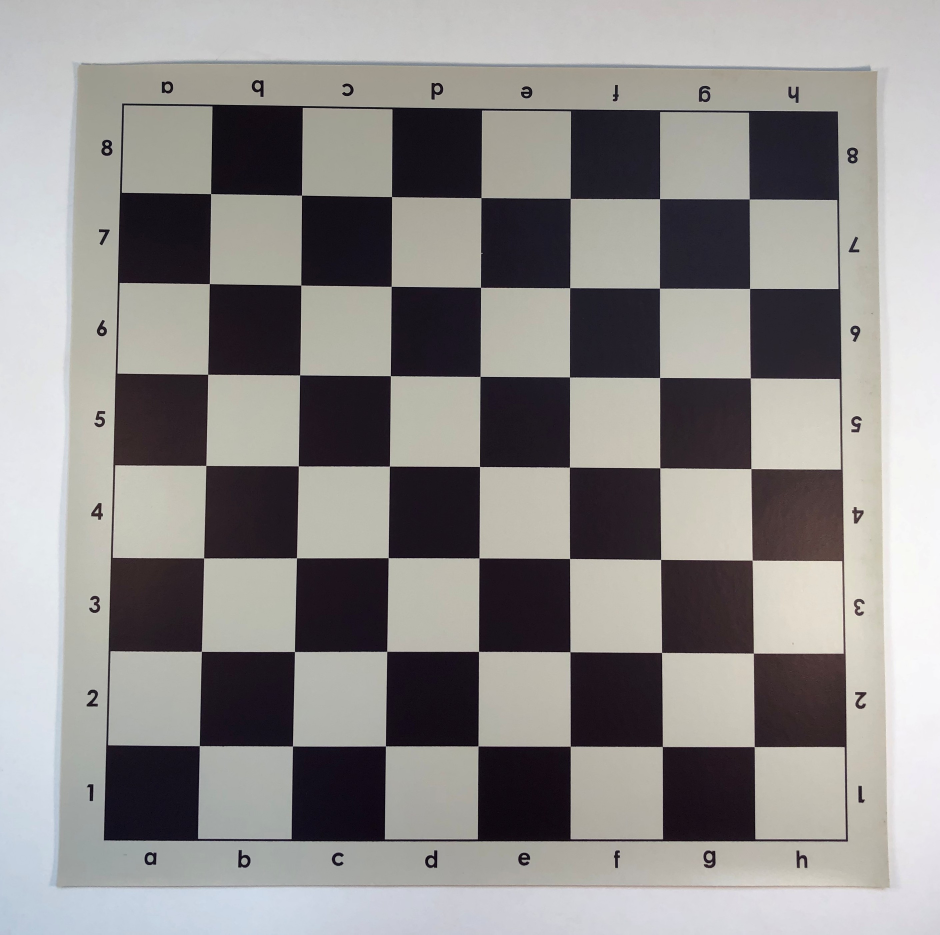
#> input picture pic2.jpg, 2820 x 2803 px, given in place of the camera (shown at 1/3 size)
$ python part1.py   (older library calls are emulated)
#> lines starting #> are read from the running program, lines starting #| are printed output that depends on the picture; after the words box and inside, x2 and y2 are one past the last pixel; in counts of white or black regions, pixels touching at a corner belong together
#> in get_frames, img is the input picture: shape (2803, 2820, 3); mean B, G, R 139.1, 140.5, 143
#> (key q is pressed here)
import numpy as np
import matplotlib.pyplot as plt
import cv2

def find_board_contour(img):
    gray = cv2.cvtColor(img, cv2.COLOR_BGR2GRAY)
    thresh = cv2.adaptiveThreshold(gray, 255,
                                   cv2.ADAPTIVE_THRESH_GAUSSIAN_C,
                                   cv2.THRESH_BINARY, 11, 2)
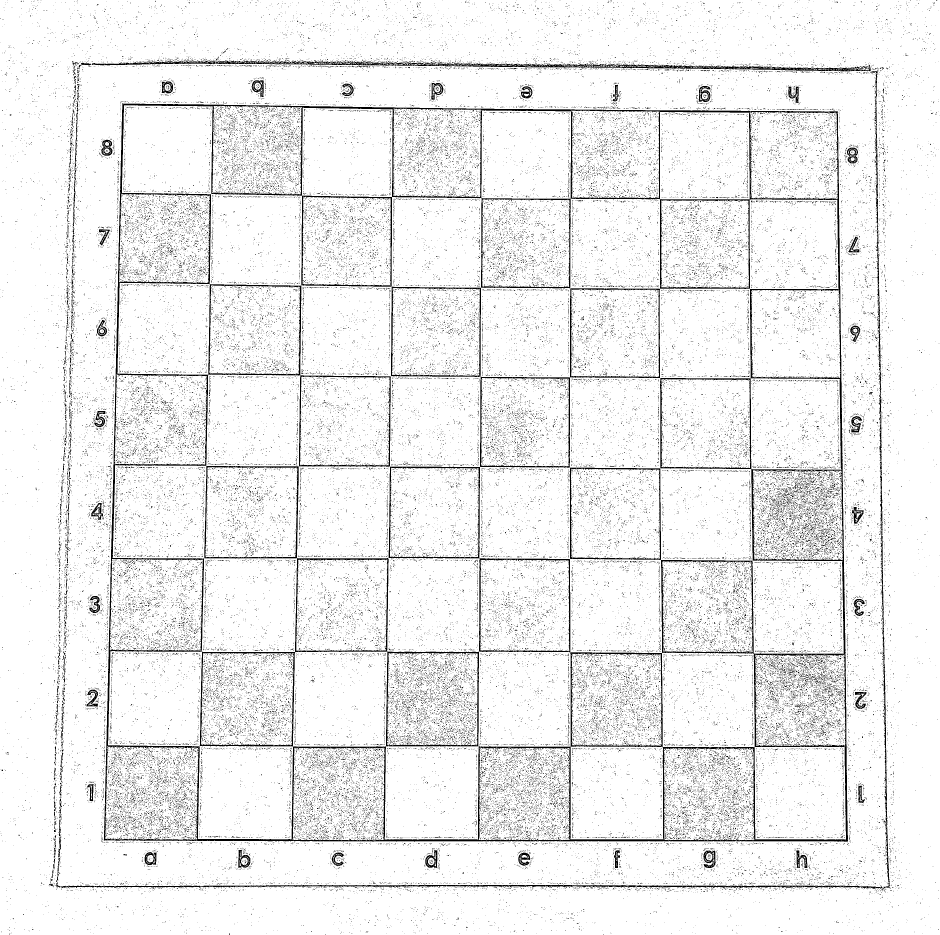
#> thresh: shape (2803, 2820) (shown at 1/3 size); 93.5% white; 85800 black regions (85205 under 20 px), largest, box (x1, y1, x2, y2) and area: (311, 310, 2544, 2525) 134777, (599, 1398, 1437, 2240) 17976, (276, 178, 2613, 214) 15701

    ret, contours, hierarchy = cv2.findContours(thresh, cv2.RETR_TREE,
                                                cv2.CHAIN_APPROX_SIMPLE)
#> contours = 97103 contours
    hierarchy = hierarchy[0] # superfluous dimensions
    children = []

    for i in range(len(contours)):
        epsilon = 0.1*cv2.arcLength(contours[i],True)
        approx = cv2.approxPolyDP(contours[i], epsilon, True)
        area = cv2.contourArea(approx)
        if len(approx) == 4 and area > 500:
            children.append(hierarchy[i])
#> this loop made 97103 passes
#> (epsilon, approx, area) on pass 1: (1130.8, [[0, 0], [0, 2802], [2819, 2802], [2819, 0]], 7898838)
#> after the loop, children = 52 items, first 6: [-1, -1, 1, -1], [3914, 3888, 3890, 0], [10617, 10604, 10606, 0], [91766, 13449, 13451, 0], [16015, 13470, 13472, 13450], [18828, 16017, 16019, 13450]

    children = np.array(children)
#> children = 52 rows, first 6: [-1, -1, 1, -1], [3914, 3888, 3890, 0], [10617, 10604, 10606, 0], [91766, 13449, 13451, 0], [16015, 13470, 13472, 13450], [18828, 16017, 16019, 13450]
    values,counts = np.unique(children[:,3], return_counts=True)
#> values = 19 values from -1 to 88579; counts = 19 values, max 16 at index 2, min 1 at index 0, mean 2.74
    contour = contours[values[np.argmax(counts)]]
#> contour = contour of 988 points, box (x1, y1, x2, y2) (310, 309, 2545, 2526), area 4818820
    epsilon = 0.1*cv2.arcLength(contour,True)
#> epsilon = 900.7
    return cv2.approxPolyDP(contour, epsilon, True)


def get_frames():
    capture = cv2.VideoCapture(0)
    capture.set(3, 1280)
    capture.set(4, 720)

    if not capture.isOpened():
        raise RuntimeError('Failed to start camera.')

    while True:
        ret, img = capture.read()
        cv2.imshow('webcam', img)

        if cv2.waitKey(5) & 0xFF == ord('q'):
            break

    cv2.destroyAllWindows()
    capture.release()

    return img


img = get_frames()
approx = find_board_contour(img)
#> approx = [[367, 309], [2514, 335], [2542, 2525], [310, 2520]]
